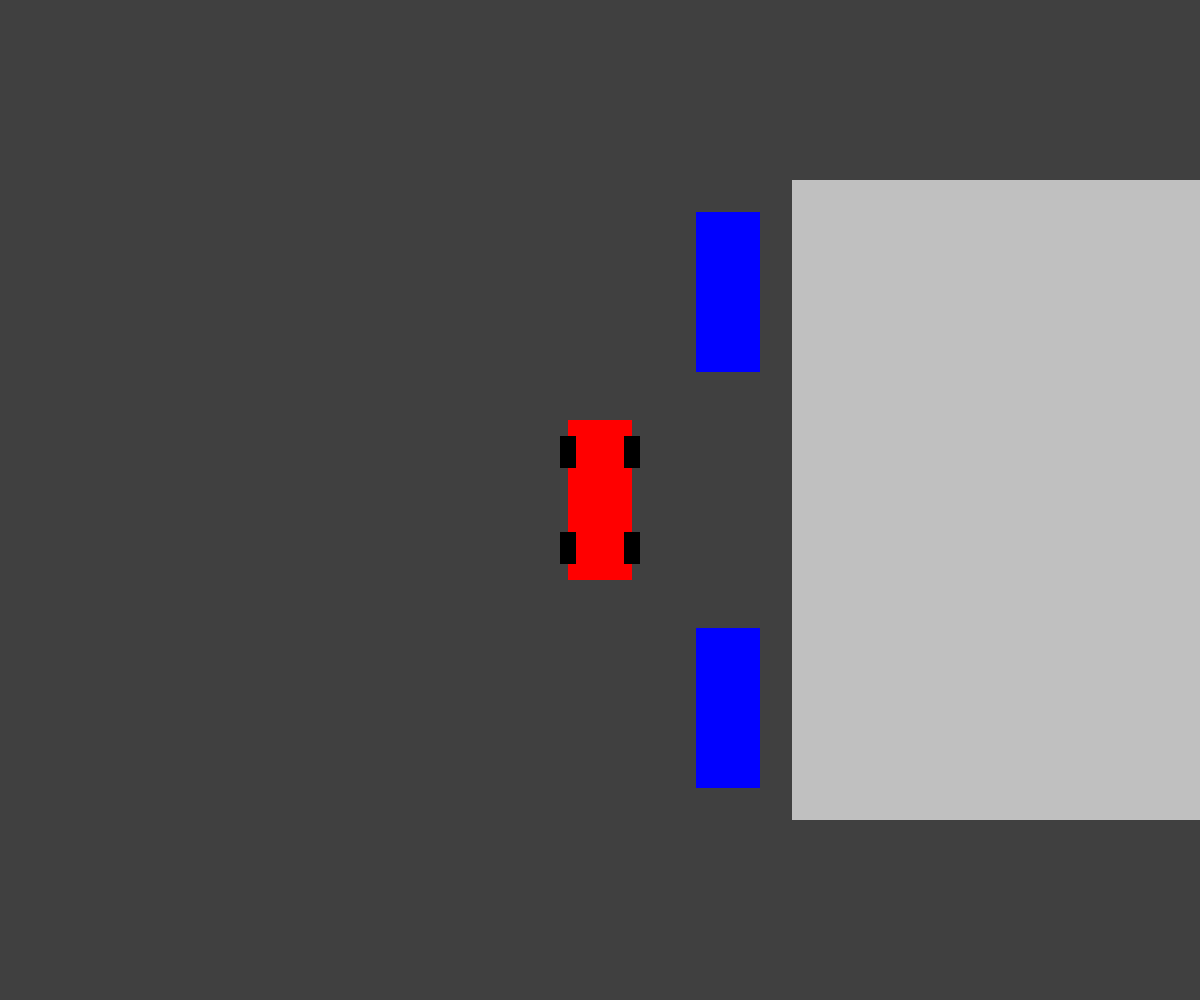
Frame 1 (no input)
Frame 60 (no input): identical to frame 1, image omitted
Frame 120 (the mouse pressed at the canvas centre since frame 60): identical to frame 1, image omitted

The p5.js sketch that drew this single still picture (run headless with seeded random() and noise() and a simulated clock; from frame 60 on, the mouse is pressed at the canvas centre):

// p5.js sketch
// ── sketch.js

function setup() {
    scl = 32;
    fps = 50;
    mate = 0;

    createCanvas(windowWidth, windowHeight);
    frameRate(fps);
    document.body.style.overflow = 'hidden';

    car = new Car(2, 5, 0.5, 1, 1);
}

function draw() {

    if (keyIsDown(LEFT_ARROW) && !keyIsDown(RIGHT_ARROW)) {
        car.turn(0.025);
    } else if (!keyIsDown(LEFT_ARROW) && keyIsDown(RIGHT_ARROW)) {
        car.turn(-0.025);
    }

    if (keyIsDown(UP_ARROW) && !keyIsDown(DOWN_ARROW)) {
        car.move(0.025);
    } else if (!keyIsDown(UP_ARROW) && keyIsDown(DOWN_ARROW)) {
        car.move(-0.025);
    }

    translate(width / 2, height / 2);
    scale(scl, -scl);

    background(64);

    car.show();

    fill(0, 0, 255);
    rect(3, 4, 2, 5);
    rect(3, -9, 2, 5);

    fill(192);
    rect(6, -10, 15, 20);
}

class Car {
    constructor(w, h, tw, th, d) {
        this.x = 0;
        this.y = 0;
        this.theta = 0;
        this.tires = 0;
        this.w = w;
        this.h = h;
        this.tw = tw;
        this.th = th;
        this.d = d;
    }

    show() {
        noStroke();
        push();
        translate(this.x, this.y);
        rotate(this.theta)

        fill(255, 0, 0);
        rect(-this.w / 2, -this.h / 2, this.w, this.h);

        let D = this.h - this.d - this.d;
        let a = atan2(D, D / tan(this.tires) - this.w / 2);
        let b = atan2(D, D / tan(this.tires) + this.w / 2);

        fill(0);

        push();
        translate(-this.w / 2, this.h / 2 - this.d);
        rotate(a);
        rect(-this.tw / 2, -this.th / 2, this.tw, this.th);
        pop();

        push();
        translate(this.w / 2, this.h / 2 - this.d);
        rotate(b);
        rect(-this.tw / 2, -this.th / 2, this.tw, this.th);
        pop();

        push();
        translate(-this.w / 2, -this.h / 2 + this.d);
        rect(-this.tw / 2, -this.th / 2, this.tw, this.th);
        pop();

        push();
        translate(this.w / 2, -this.h / 2 + this.d);
        rect(-this.tw / 2, -this.th / 2, this.tw, this.th);
        pop();

        pop();
    }

    turn(dtires) {
        this.tires = constrain(this.tires + dtires, -PI / 4, PI / 4);
    }

    move(d) {
        if (this.tires < 1e-3 && this.tires > -1e-3) {
            this.x += d * sin(this.theta);
            this.y += d * cos(this.theta);
        } else if (this.tires >= 1e-3) {

            let x = -(this.h - 2*this.d)/tan(this.tires);
            let y = this.d - this.h/2;

            let r = sqrt(x**2 + y**2);
            let phi = atan2(y, x) + PI;
            let dphi = d / r;

            let dx = x + r*cos(phi + dphi);
            let dy = y + r*sin(phi + dphi);

            this.x += dx*cos(this.theta) - dy*sin(this.theta);
            this.y += dy*cos(this.theta) + dx*sin(this.theta);

            this.theta += dphi;

        } else {
            let x = -(this.h - 2*this.d)/tan(this.tires);
            let y = this.d - this.h/2;

            let r = sqrt(x**2 + y**2);
            let phi = atan2(y, x) + PI;
            let dphi = -d / r;

            let dx = x + r*cos(phi + dphi);
            let dy = y + r*sin(phi + dphi);

            this.x += dx*cos(this.theta) - dy*sin(this.theta);
            this.y += dy*cos(this.theta) + dx*sin(this.theta);

            this.theta += dphi;
        }
    }
}
